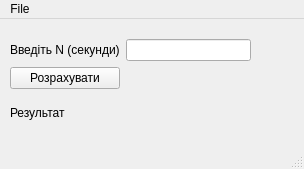
<?xml version="1.0" encoding="UTF-8"?>
<ui version="4.0">
 <class>MainWindow</class>
 <widget class="QMainWindow" name="MainWindow">
  <property name="geometry">
   <rect>
    <x>0</x>
    <y>0</y>
    <width>304</width>
    <height>169</height>
   </rect>
  </property>
  <property name="windowTitle">
   <string>MainWindow</string>
  </property>
  <widget class="QWidget" name="centralwidget">
   <widget class="QWidget" name="gridLayoutWidget">
    <property name="geometry">
     <rect>
      <x>10</x>
      <y>20</y>
      <width>241</width>
      <height>91</height>
     </rect>
    </property>
    <layout class="QGridLayout" name="gridLayout">
     <item row="0" column="1">
      <widget class="QLineEdit" name="lineEditN">
       <property name="text">
        <string/>
       </property>
      </widget>
     </item>
     <item row="1" column="0">
      <widget class="QPushButton" name="pushButtonCalc">
       <property name="text">
        <string>Розрахувати</string>
       </property>
      </widget>
     </item>
     <item row="2" column="0">
      <widget class="QLabel" name="labelResult">
       <property name="text">
        <string>Результат</string>
       </property>
      </widget>
     </item>
     <item row="0" column="0">
      <widget class="QLabel" name="label">
       <property name="text">
        <string>Введіть N (секунди)</string>
       </property>
      </widget>
     </item>
    </layout>
   </widget>
  </widget>
  <widget class="QStatusBar" name="statusbar"/>
  <widget class="QMenuBar" name="menuBar">
   <property name="geometry">
    <rect>
     <x>0</x>
     <y>0</y>
     <width>304</width>
     <height>26</height>
    </rect>
   </property>
   <widget class="QMenu" name="menuFile">
    <property name="title">
     <string>File</string>
    </property>
    <addaction name="actionOpen"/>
    <addaction name="actionSave"/>
    <addaction name="actionExit"/>
   </widget>
   <addaction name="menuFile"/>
  </widget>
  <action name="actionOpen">
   <property name="text">
    <string>Open</string>
   </property>
  </action>
  <action name="actionSave">
   <property name="text">
    <string>Save</string>
   </property>
  </action>
  <action name="actionExit">
   <property name="text">
    <string>Exit</string>
   </property>
  </action>
 </widget>
 <resources/>
 <connections/>
</ui>
